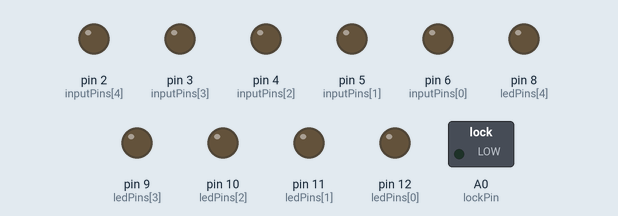
This sketch was run on a simulated Arduino Uno, built with avr-gcc and run on an emulated ATmega328P. Shown: switched loads named in the sketch (green lamp = pin HIGH), output pins drawn as LEDs (lit = HIGH). What the sketch prints to the serial monitor is not drawn.

Above: at 0.1 s.
At 0.6 s:
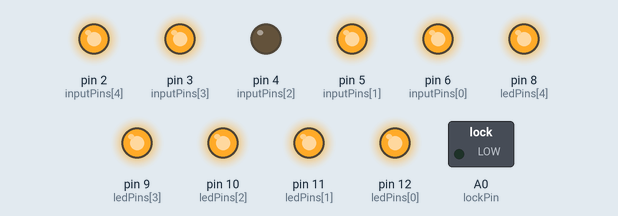
At 2.1 s:
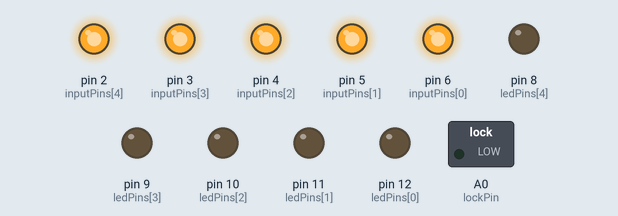
At 4.6 s:
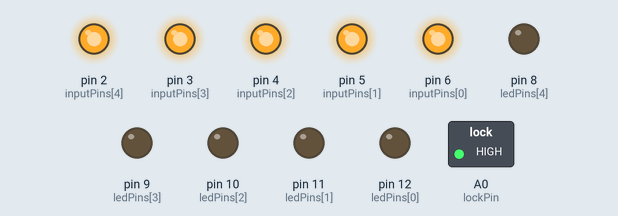
Timing chart, 0 to 6.1 s (numbered marks = the images above):
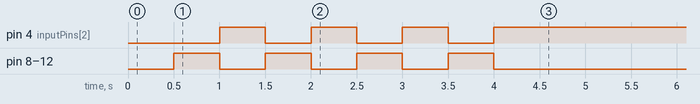

The sketch:

InputSequence.ino
```cpp
/**
* Input Sequence
*
* Alastair Aitchison (c) 2017
*
* This puzzle requires the user to enter a set of inputs in the correct order.
* i.e. press a sequence of buttons.
* The number of inputs and the length of sequence are customisable.
*/

// DEFINES
// Provides debugging information over serial connection
#define DEBUG

// CONSTANTS
// Define the number of possible "inputs" - i.e. the number of switches, buttons etc. that the player can press
const byte numInputs = 5;
// What pins are those buttons connected to? (other wire should go to ground)
const byte inputPins[numInputs] = {6, 5, 4, 3, 2};
// Define the number of steps in the sequence that the player must follow
const byte numSteps = 5;
// The correct sequence of inputs required to solve the puzzle.
const byte steps[numSteps] = {0, 1, 2, 3, 4}; // i.e. press button #2 once, then button #3 twice, then button #0, then button #1.
// These pins are used to light up LEDs to show the player's progress, so one output pin per step in the puzzle.
const byte ledPins[numSteps] = {12, 11, 10, 9, 8};
// This pin will be driven LOW to release a lock when puzzle is solved
const byte lockPin = A0;

// GLOBALS
// Assume the default state of each switch is HIGH.
bool lastInputState[] = {HIGH, HIGH, HIGH, HIGH};
// What step of the sequence is the player currently on?
int currentStep = 0;

// Switches can "bounce" when they open/close, generating a flurry of false readings
// To prevent this, we'll add a short delay between each time an input value
// is read.
// The last time the input switch was toggled
unsigned long lastDebounceTime = 0;
// The amount of time (in ms) to wait before reading again
unsigned long debounceDelay = 50;

void StartupLEDSequence() {
  // Abusing inputpins temporarily as output pins for audio
  for(int i=0; i< numInputs; i++){
    pinMode(inputPins[i], OUTPUT);
    digitalWrite(inputPins[i], HIGH); // no sound
  }

  for (int j=0; j<4; j++) {
    for(int i=0; i< numSteps; i++){
      digitalWrite(ledPins[i], HIGH);
      digitalWrite(inputPins[2], LOW);
    }
    delay(500);
    for(int i=0; i< numSteps; i++){
      digitalWrite(ledPins[i], LOW);
      digitalWrite(inputPins[2], HIGH);
    }
    delay(500);
  }
}

// Setup function runs once when first starting (or resetting) the board
void setup() {
  #ifdef DEBUG
    // Open communications on serial port
    Serial.begin(9600);
    Serial.println(F("Serial communication started"));
  #endif

  delay(500); // get the Arduino and other hardware to rest first

  // Initialise the LED pins that show progress through the sequence
  for(int i=0; i< numSteps; i++){
    pinMode(ledPins[i], OUTPUT);
  }

  // Initialise the input pins that have switches attached
  for(int i=0; i< numInputs; i++){
    pinMode(inputPins[i], INPUT_PULLUP);
  }

  StartupLEDSequence(); // Just a visual cue to indicate puzzle is starting up

  // Set the lock pin as output and secure the lock
  pinMode(lockPin, OUTPUT);
  digitalWrite(lockPin, HIGH);

}

// The main program loop runs continuously
void loop() {

  // Check that we've waited at least "debounceDelay" since last input
  if ( (millis() - lastDebounceTime) > debounceDelay) {

    // Loop through all the inputs
    for(int i=0; i<numInputs; i++){
      int currentInputState = digitalRead(inputPins[i]);

      // If the input has changed, reset the debounce timer
      if(currentInputState != lastInputState[i]) {
        lastDebounceTime = millis();
      }

      // If the input is currently being pressed (and wasn't before)
      // Note that since the input pins are configured as INPUT_PULLUP,
      // they read as LOW when pressed and HIGH when not.
      if(currentInputState == LOW && lastInputState[i] == HIGH) {
        // Was this the correct input for this step of the sequence?
        if(steps[currentStep] == i) {
          currentStep++;

          #ifdef DEBUG
            Serial.print(F("Correct input! Onto step #"));
            Serial.println(currentStep);
          #endif
        }
        // Incorrect input!
        else {
          currentStep = 0;
          Serial.println(F("Incorrect input! Back to the beginning!"));
        }
      }

      // Update the stored value for this input
      lastInputState[i] = currentInputState;
    }
  }

  // Check whether the puzzle has been solved
  if(currentStep == numSteps){
    onSolve();
  }

  // Turn on the number of LEDs corresponding to the current step
  for(int i=0; i<numSteps; i++){
    digitalWrite(ledPins[i], (i < currentStep ? HIGH : LOW));
  }
}

// Takes action when the puzzle becomes solved
void onSolve(){

  #ifdef DEBUG
    // Print a message
    Serial.println(F("Puzzle Solved!"));
  #endif

  // Release the lock
  digitalWrite(lockPin, LOW);

  // Loop forever
  while(true){

    // Flash LEDs
    for(int i=0; i<numSteps; i++){
      digitalWrite(ledPins[i], HIGH);
      delay(100);
    }
    delay(100);
    for(int i=0; i<numSteps; i++){
      digitalWrite(ledPins[i], LOW);
      delay(100);
    }
  }
}
```
